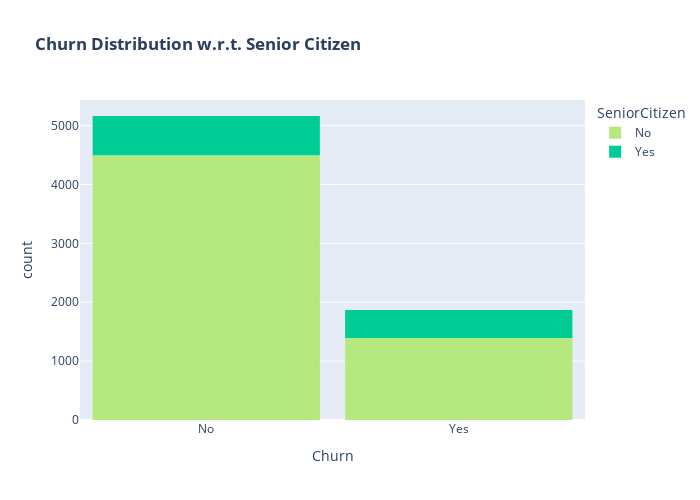

Write notebook code for a chart like this one.
### Code cell
# Define a custom color map for 'SeniorCitizen' distribution
senior_citizen_color_map = {"Yes": '#00CC96', "No": '#B6E880'}  # Updated colors

# Create a histogram using Plotly Express with custom colors for 'SeniorCitizen'
fig = px.histogram(df, x="Churn", color="SeniorCitizen", title="<b>Churn Distribution w.r.t. Senior Citizen</b>",
                   color_discrete_map=senior_citizen_color_map)

# Update layout with specific width, height, and bargap
fig.update_layout(width=700, height=500, bargap=0.1)

# Show the figure
fig.show()

### Figure 1 — Plotly figure (JSON) as saved in the notebook; plotly's stock layout.template omitted (floating-point values rounded to 4 significant figures; data arrays with more than 128 entries replaced by an {"elided": "..."} marker saying what was removed)
{"data": [{"alignmentgroup": "True", "bingroup": "x", "hovertemplate": "SeniorCitizen=No<br>Churn=%{x}<br>count=%{y}<extra></extra>", "legendgroup": "No", "marker": {"color": "#B6E880", "pattern": {"shape": ""}}, "name": "No", "offsetgroup": "No", "orientation": "v", "showlegend": true, "type": "histogram", "x": {"elided": "5890 str values"}, "xaxis": "x", "yaxis": "y"}, {"alignmentgroup": "True", "bingroup": "x", "hovertemplate": "SeniorCitizen=Yes<br>Churn=%{x}<br>count=%{y}<extra></extra>", "legendgroup": "Yes", "marker": {"color": "#00CC96", "pattern": {"shape": ""}}, "name": "Yes", "offsetgroup": "Yes", "orientation": "v", "showlegend": true, "type": "histogram", "x": {"elided": "1142 str values"}, "xaxis": "x", "yaxis": "y"}], "layout": {"bargap": 0.1, "barmode": "relative", "height": 500, "legend": {"title": {"text": "SeniorCitizen"}, "tracegroupgap": 0}, "title": {"text": "<b>Churn Distribution w.r.t. Senior Citizen</b>"}, "width": 700, "xaxis": {"anchor": "y", "autorange": true, "domain": [0, 1], "range": [-0.5, 1.5], "title": {"text": "Churn"}, "type": "category"}, "yaxis": {"anchor": "x", "autorange": true, "domain": [0, 1], "range": [0, 5435.0], "title": {"text": "count"}}}}
